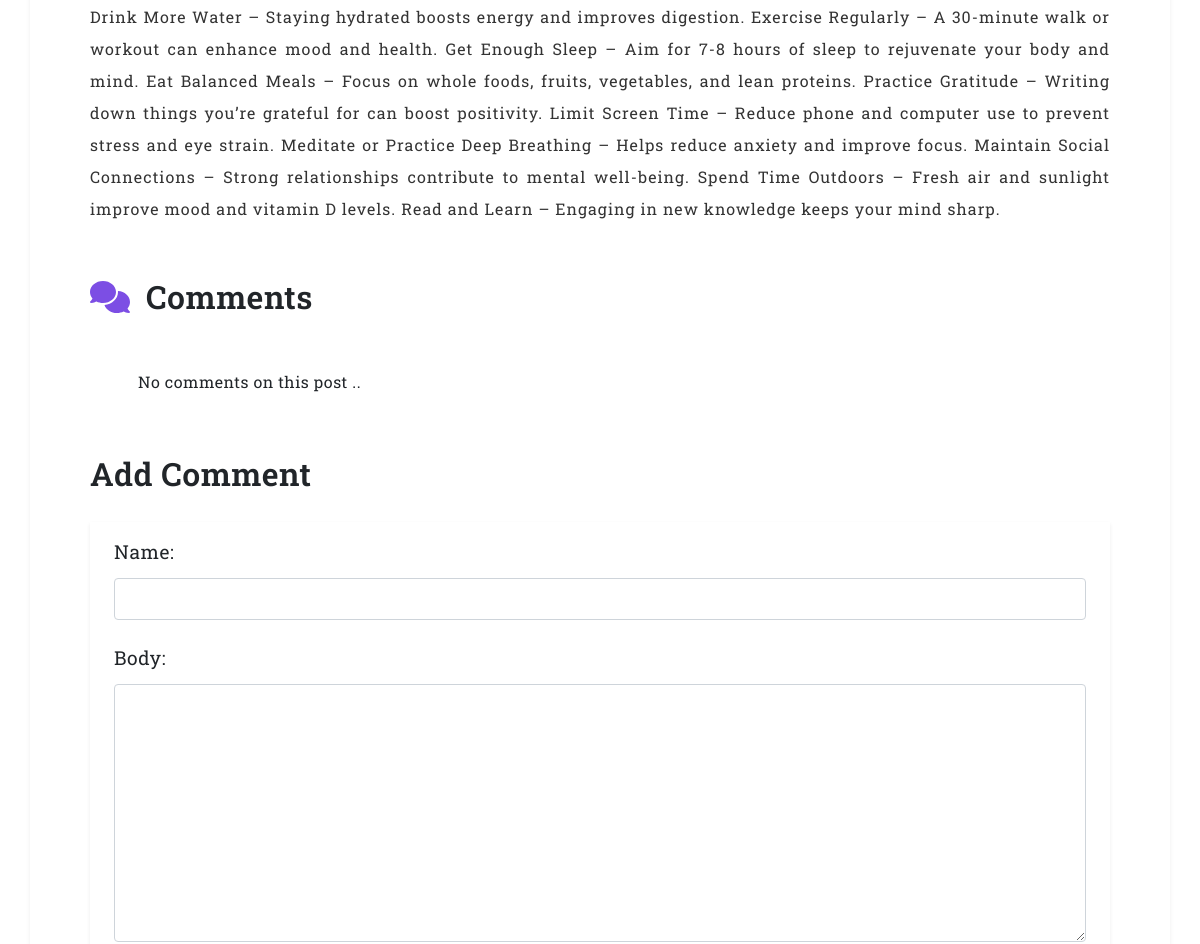
The app's page /detail/4 (signed in, middle part), older data.
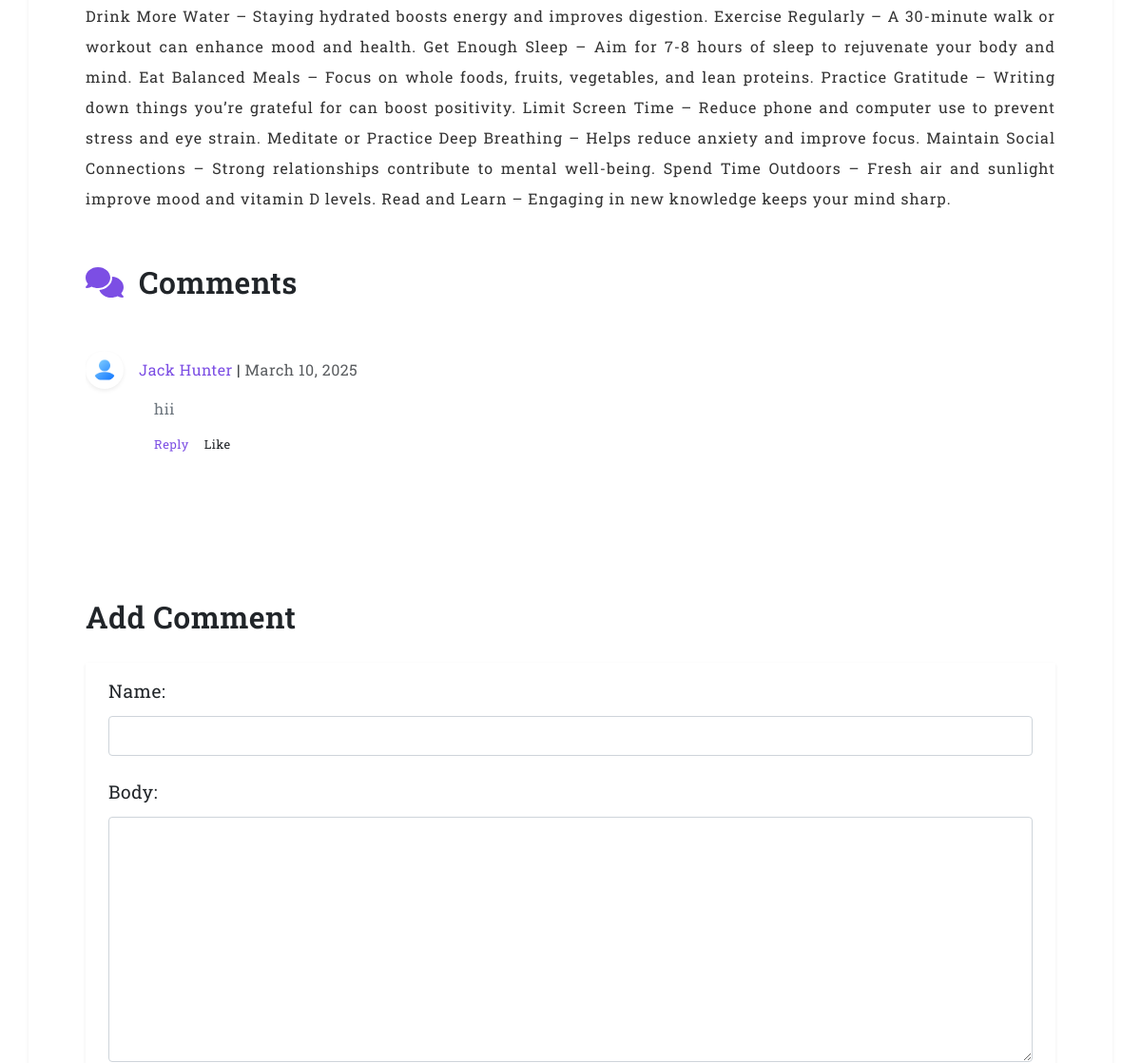
The same page, newer data.
### app/models.py (models this page shows, shortened)
class CommentModel(models.Model):
    post = models.ForeignKey(PostModel, on_delete=models.CASCADE)
    name = models.CharField(max_length=255)
    body = models.TextField()
    create_at = models.DateField(auto_now_add=True)

### app/views.py (the view)
# urls.py: path("detail/<int:id>", BlogDetailView, name="detail"),
def BlogDetailView(request, id):
    postDetail, comments, replys, cat = BlogDetailData(id)
    if request.method == "POST":
        form = CommentForm(request.POST)
        if form.is_valid():
            form.save()
            return redirect(f"/detail/{id}")
    form = CommentForm()
    context = {
        "post": postDetail,
        "cats": cat,
        "comments": comments,
        "replys": replys,
        "form": form,
    }
    return render(request, "app/detail.html", context)

### app/form.py
class CommentForm(ModelForm):
    class Meta:
        model = CommentModel
        fields = "__all__"

### app/db_query.py (called while the page is built)
def CatData():
    cat = PostModel.objects.all()
    return cat

def BlogDetailData(id):
    postDetail = PostModel.objects.filter(pk=id).first()
    comments = CommentModel.objects.filter(post=postDetail.id).all()
    replys = ReplyModel.objects.all()
    cat = CatData()
    return postDetail, comments, replys, cat

### templates/app/detail.html (shortened to what this page needs)
{% extends 'app/base.html' %} {% load static %} {% block content %}
<section class="blog-detail-section">
  <div class="container">
    <div class="row">
      <div class="col-12 blog-datail bg-white shadow-sm pb-5 rounded-2">
        <div class="blog-detail-body px-lg-5 py-lg-3">
          <p>{{post.body}}</p>
        </div>
        {% if user.is_authenticated %}
        <div class="px-lg-5 py-lg-3">
          <hgroup>
            <h4 class="mb-5">
              <i class="fa fa-comments me-3 primary-text"></i>Comments
            </h4>
          </hgroup>
          {% if comments %}
          <div class="commets-container " style="height: 200px; overflow-y: scroll;">
            {% for cmt in comments %}
            <div class="d-flex align-items-center gap-3">
              <div>
                <img
                  src="{% static 'img/user.png' %}"
                  alt=""
                  style="width: 40px; height: 40px; border-radius: 50%"
                  class="bg-white p-2 box-shadow-sm"
                />
              </div>
              <div>
                <span class="primary-text">{{cmt.name}}</span> |
                <span class="text-muted">{{cmt.create_at}}</span>
              </div>
            </div>
            <div class="px-5 ms-4 mt-2">
              <p class="text-secondary">{{cmt.body}}</p>
              <div class="d-flex gap-3 mb-3" style="font-size: 0.8rem">
                <a href="" class="primary-text">Reply</a>
                <a href="" class="text-dark">Like</a>
              </div>
            </div>
            {% endfor %}
          </div>
          {% else %}
          <p class="ps-5">No comments on this post ..</p>
          {% endif %}
          <div class="comment-form mt-5 pt-2">
            <h4 class="mb-4">Add Comment</h4>
            <form
              action="/detail/{{post.id}}"
              method="POST"
              class="py-3 box-shadow-sm px-4"
            >
              <div>{{form.name.label_tag}} {{form.name}}</div>
              <div class="form-group mt-4">
                {{form.body.label_tag}} {{form.body}}
              </div>
            </form>
          </div>
        </div>
        {% endif %}
      </div>
    </div>
  </div>
</section>
{% endblock %}

Row changes from the older to the newer data that the page shows:
added CommentModel: name "Jack Hunter", create_at "March 10, 2025", body "hii"
Text that changed along with them:
text no longer shown: "No comments on this post .."
